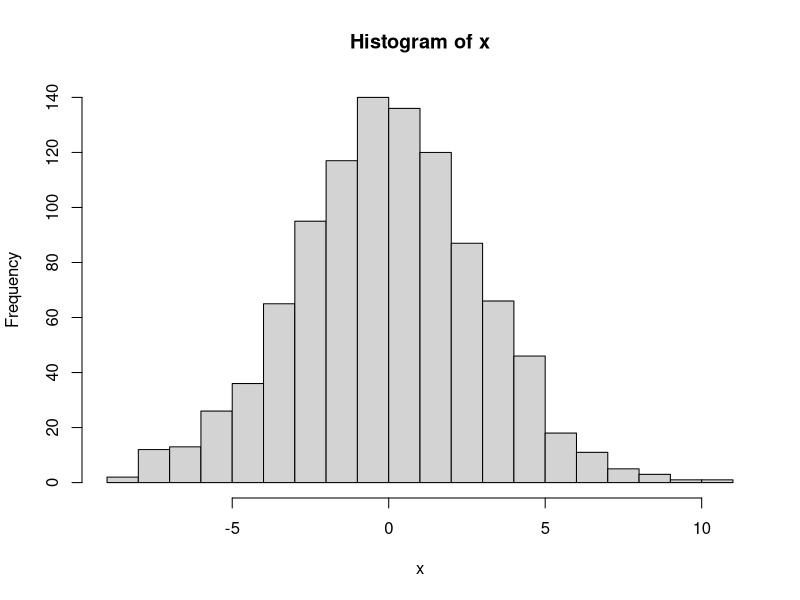
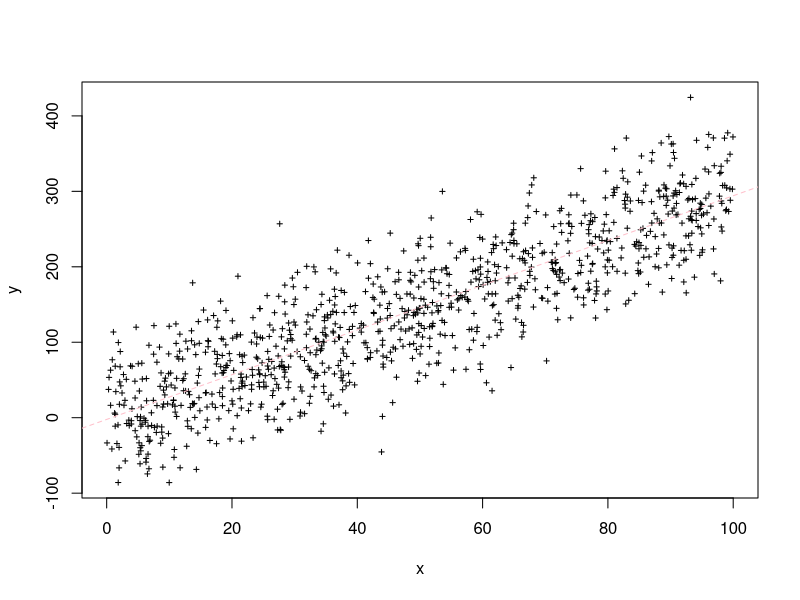

Reproduce these figures in R, in order.
###this script creates data and a few plots.

x <- rnorm(n = 1000, mean=0, sd=3)
hist(x, nclass=20)

###
m <- 3
b <- -2
eps <- rnorm(1000,mean=0,sd=50)

x <- runif(1000, 0,100)
y <- m*x+b+eps

plot(x,y, cex=.5, col="black", pch=3)
########

abline(lm(y~x), lty=2, col="pink")

## hey guys, how's it going?
## goooood
